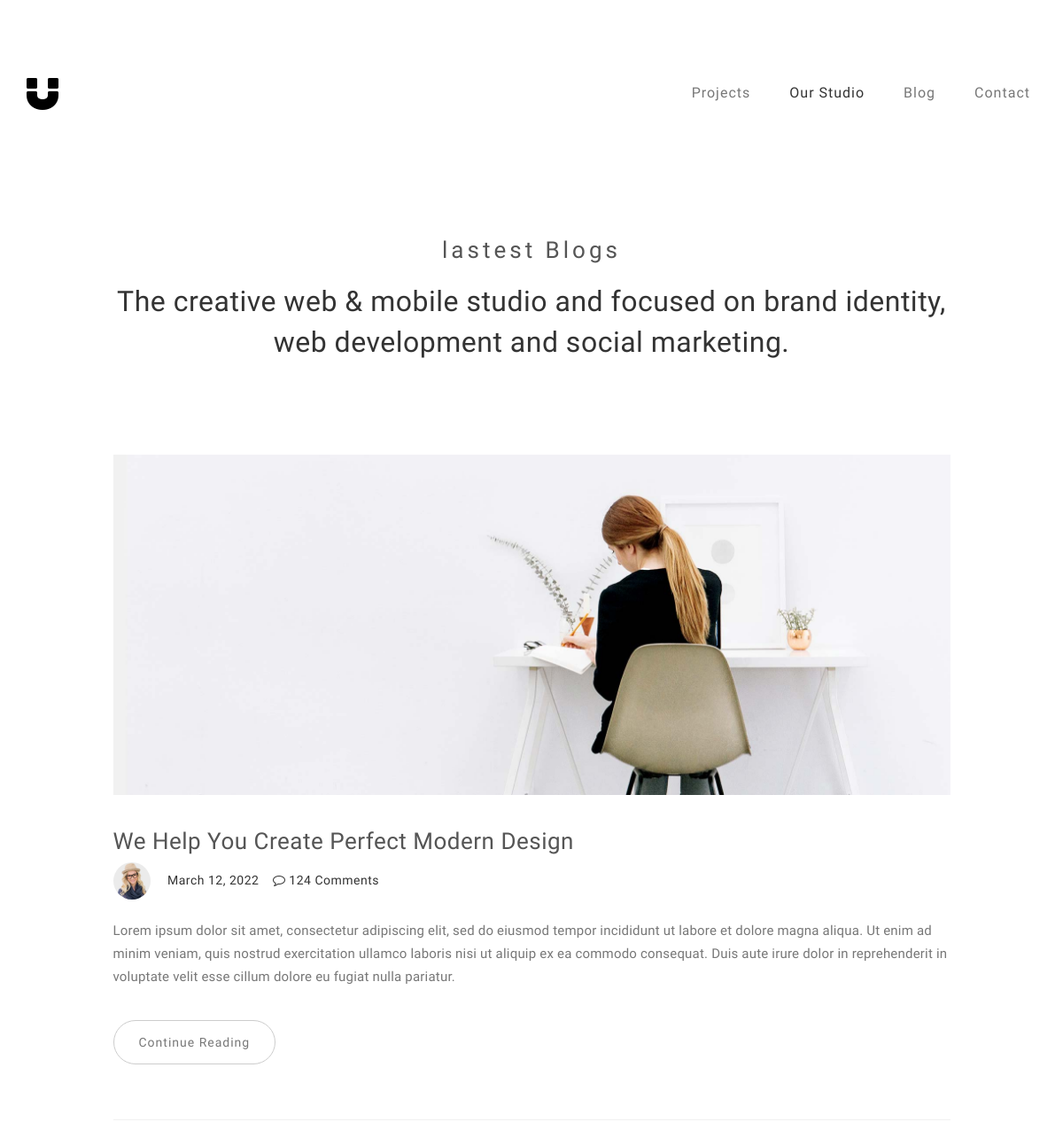
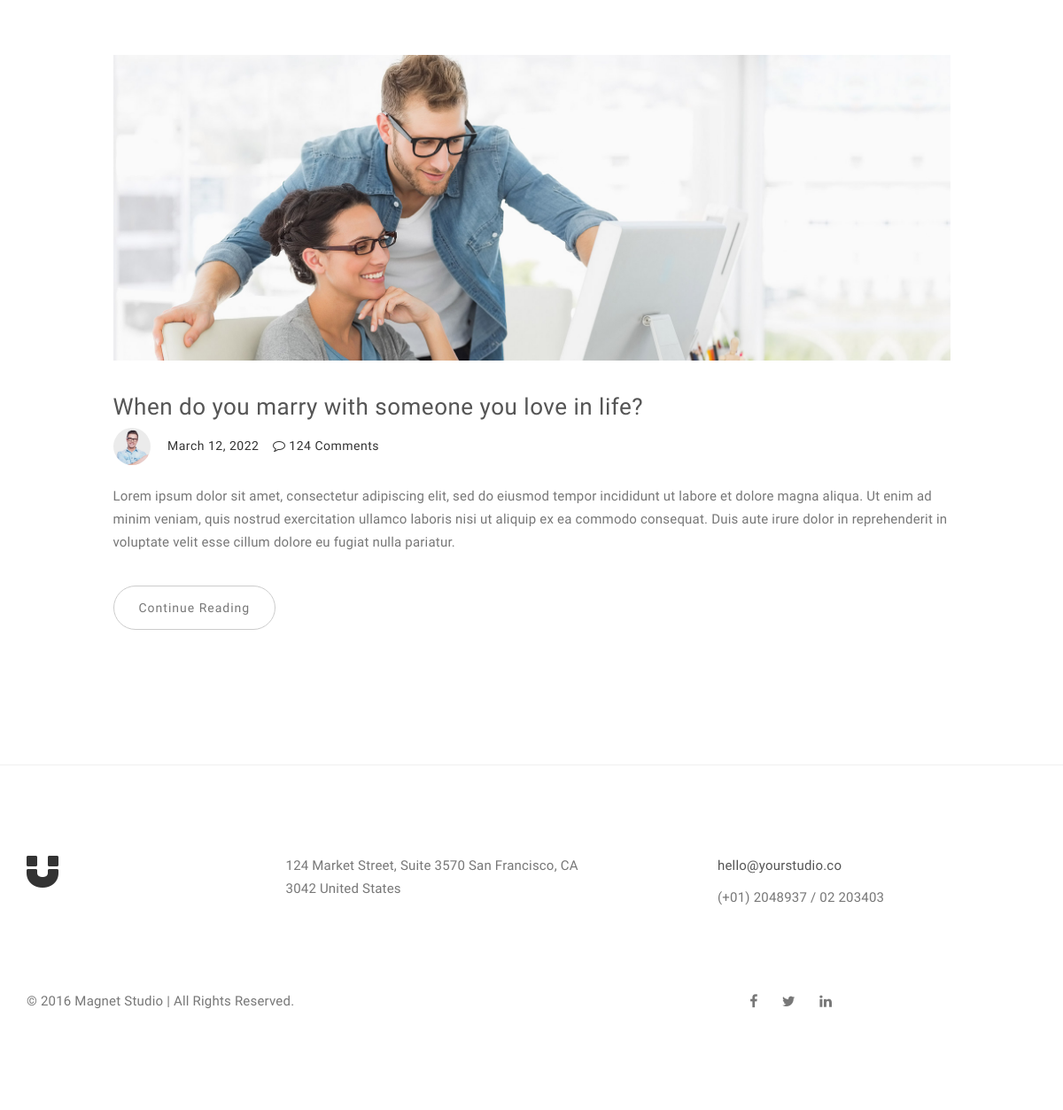
Screenshot of /blog/ with the database file from the repository (2 pictures, top to bottom).
### blog/models.py (models this page shows, shortened)
class blog_header(models.Model):
    title_1 = models.CharField(max_length=50, blank = False, null = False)
    title_2 = models.TextField(max_length=127, blank = False, null = False)
    class Meta:
        verbose_name = 'blog_header'

class blog_Post(models.Model):
    blog_image = models.ImageField(upload_to = 'blog-post-image/')
    title = models.CharField(max_length=127, blank = False, null = False)
    author = models.CharField(max_length=127, blank = False, null = False, default='Admin')
    author_position = models.CharField(max_length=127, blank = False, null = False, default='Admin')
    author_image = models.ImageField(upload_to = 'blog-author-image/')
    blog_date = models.DateField(auto_now=True)
    blog_text1 = models.TextField(max_length=500, blank = False, null = False, default='')
    blog_text2 = models.TextField(max_length=500, blank = False, null = False, default='')
    blog_text3 = models.TextField(max_length=500, blank = False, null = False, default='')
    title_2 = models.CharField(max_length=127, blank = False, null = False, default='')
    blog_text4 = models.TextField(max_length=500, blank = False, null = False, default='')
    blog_text5 = models.TextField(max_length=500, blank = False, null = False, default='')
    class Meta:
        ordering = ['-blog_date']
        verbose_name = 'blog_Post'

### blog/views.py (the view)
# urls.py: 2. Add a URL to urlpatterns:  path('blog/', include('blog.urls'))
def blog(request):
    blog3 = blog_header.objects.all()
    blogs = blog_Post.objects.all()
    context = {
        'blog': blogs,
        'blog2': blog3
    }
    return render (request, 'blog.html', context = context)

### blog/templates/blog.html (shortened to what this page needs)
{% extends 'base.html' %}
{% load static %}
{% block content %}
<section id="blog">
     <div class="container">
          <div class="row">
               <div class="col-md-offset-1 col-md-10 col-sm-12">
                    <div class="section-title">
                         {% for blog3 in blog2 %}
                         <h3>{{blog3.title_1}}</h3>
                         <h2>{{blog3.title_2}}</h2>
                         {% endfor %}
                    </div>
                    {% for new_blog in blog %}
                    <div class="blog-post-thumb">
                         <div class="blog-post-image">
                              <a href="{% url 'blog:blog-detail' new_blog.pk %}">
                                   <img src="{{new_blog.blog_image.url}}" class="img-responsive" alt="Blog Image">
                              </a>
                         </div>
                         <div class="blog-post-title">
                              <h3><a href="{% url 'blog:blog-detail' new_blog.pk %}">{{new_blog.title}}</a></h3>
                         </div>
                         <div class="blog-post-format">
                              <span><a href="#"><img src="{{new_blog.author_image.url}}" class="img-responsive img-circle">{{blogs.author}}</a></span>
                              <span>{{new_blog.blog_date}}</span>
                              <span><a href="#"><i class="fa fa-comment-o"></i> 124 Comments</a></span>
                         </div>
                         <div class="blog-post-des">
                              <p>{{new_blog.blog_text1}}</p>
                              <a href="{% url 'blog:blog-detail' new_blog.pk %}" class="btn btn-default">Continue Reading</a>
                         </div>
                    </div>
                    {% endfor %}
               </div>
          </div>
     </div>
</section>
{% endblock %}

### static/css/style.css (style rules this page uses)
body { background: #ffffff; font-family: 'Work Sans', sans-serif; font-style: normal; font-weight: 300; overflow-x: hidden; }
h1,h2,h3,h4,h5,h6 { font-style: normal; font-weight: 300; letter-spacing: 0.5px; }
h2 { font-size: 32px; line-height: 46px; }
h3 { font-size: 26px; }
p { color: #777; font-size: 15px; font-weight: 300; line-height: 26px; letter-spacing: 0.2px; }
html { -webkit-font-smoothing: antialiased; }
a { color: #4d638c; -webkit-transition: 0.5s; -o-transition: 0.5s; transition: 0.5s; text-decoration: none !important; }
* { -webkit-box-sizing: border-box; -moz-box-sizing: border-box; box-sizing: border-box; }
*:before, *:after { -webkit-box-sizing: border-box; -moz-box-sizing: border-box; box-sizing: border-box; }
#portfolio, #about, #blog, #contact, #single-project, #blog-single-post { padding-top: 80px; padding-bottom: 120px; }
.section-title { position: relative; padding-bottom: 62px; text-align: center; }
.section-title h3 { color: #555; font-weight: 400; letter-spacing: 4px; }
.blog-post-thumb { border-bottom: 1px solid #f0f0f0; padding-top: 32px; padding-bottom: 62px; margin-bottom: 32px; }
.blog-post-thumb:last-child { border-bottom: 0px; padding-bottom: 32px; margin-bottom: 0px; }
.blog-post-image { padding-bottom: 18px; width: 100%; }
.blog-post-title a { color: #555; }
.blog-post-format { padding-bottom: 22px; }
.blog-post-format span { letter-spacing: 0.5px; padding-right: 12px; }
.blog-post-format span a { color: #333; }
.blog-post-format span img { display: inline-block; width: 42px; margin-right: 4px; }
.blog-post-des .btn { border-radius: 100px; color: #777; font-weight: 400; letter-spacing: 1px; padding: 14px 28px; margin-top: 26px; transition: all 0.4s ease-in-out; }

### rows the page displays
blog_header: title_1 "lastest Blogs", title_2 "The creative web & mobile studio and focused on brand identity, web development and social marketing."
blog_Post: blog_image (picture), title "We Help You Create Perfect Modern Design", author_image (picture), blog_date "March 12, 2022", blog_text1 "Lorem ipsum dolor sit amet, consectetur adipiscing elit, sed do eiusmod tempor incididunt ut labore et dolore magna aliqua. Ut enim ad minim veniam, quis nostrud exercitation ullamco laboris nisi ut aliquip ex ea commodo consequat. Duis aute irure dolor in reprehenderit in voluptate velit esse cillum dolore eu fugiat nulla pariatur."
blog_Post: blog_image (picture), title "When do you marry with someone you love in life?", author_image (picture), blog_date "March 12, 2022", blog_text1 "Lorem ipsum dolor sit amet, consectetur adipiscing elit, sed do eiusmod tempor incididunt ut labore et dolore magna aliqua. Ut enim ad minim veniam, quis nostrud exercitation ullamco laboris nisi ut aliquip ex ea commodo consequat. Duis aute irure dolor in reprehenderit in voluptate velit esse cillum dolore eu fugiat nulla pariatur."
